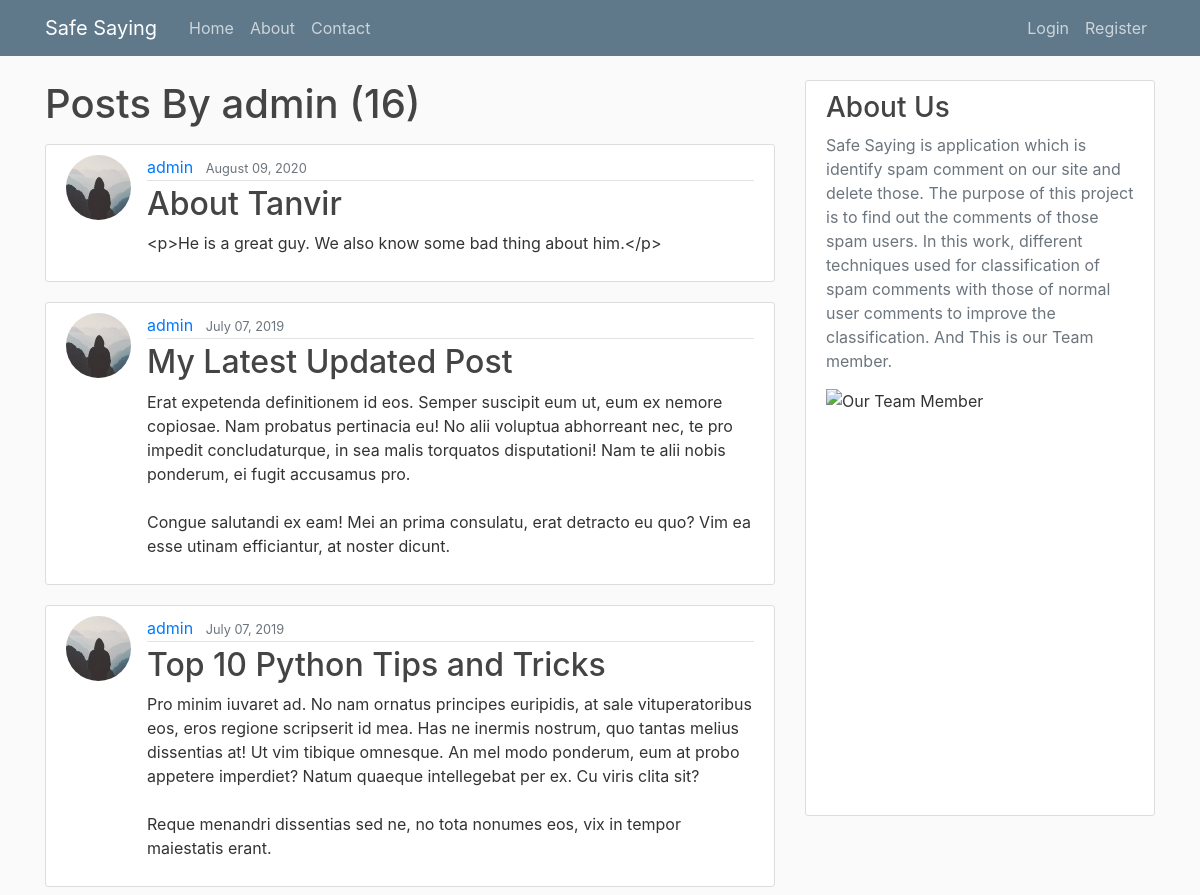
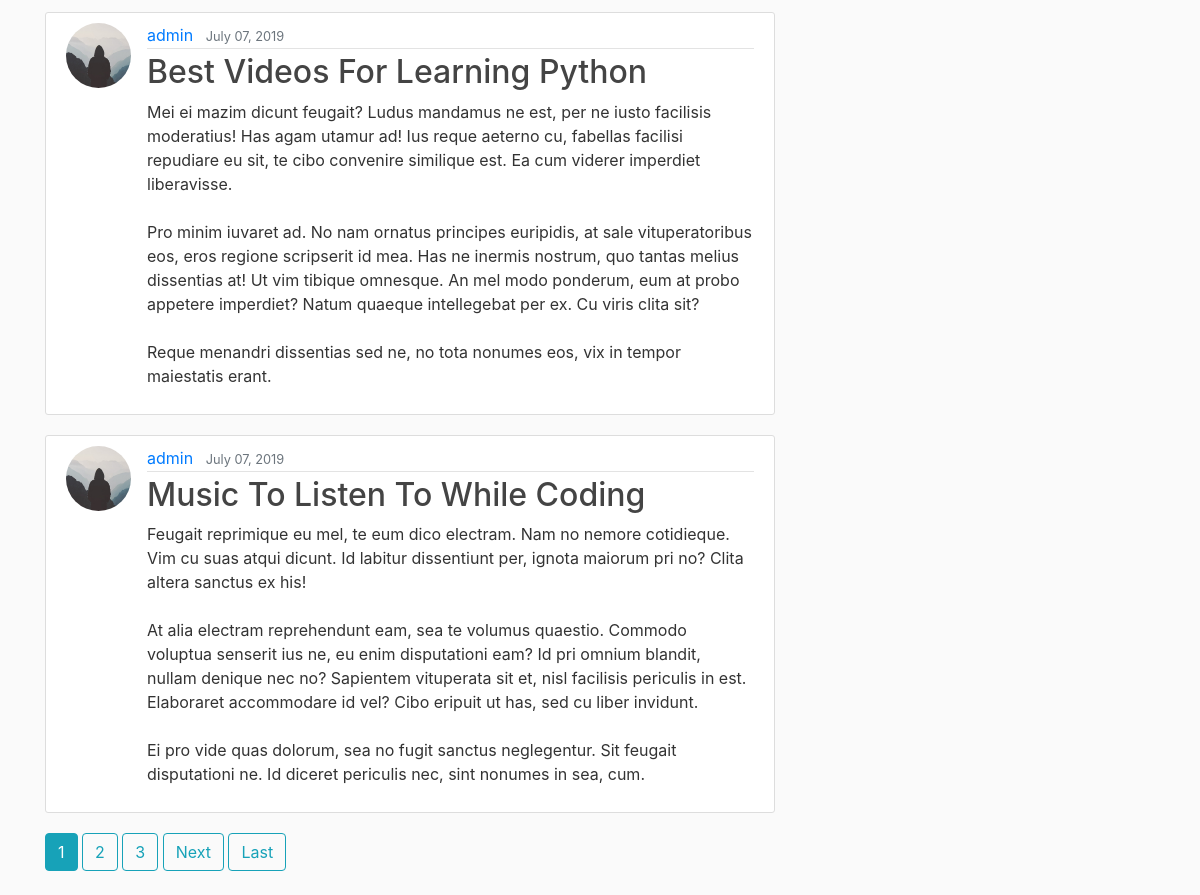
Screenshot of /user/admin/ with the database file from the repository (2 pictures, top to bottom).
### blog/models.py (models this page shows, shortened)
class Post(models.Model):
    author = models.ForeignKey(
        settings.AUTH_USER_MODEL, on_delete=models.CASCADE)
    title = models.CharField(max_length=100)
    content = models.TextField()
    liked = models.ManyToManyField(
        settings.AUTH_USER_MODEL, blank=True, related_name='liked')
    date_posted = models.DateTimeField(default=timezone.now)
    objects = PostManager()
    class Meta:
        ordering = ('-date_posted', )

### users/models.py (models this page shows, shortened)
class Profile(models.Model):
    user = models.OneToOneField(User, on_delete=models.CASCADE)
    image = models.ImageField(default='default.jpg', upload_to='profile_pics')

### blog/views.py (the view)
# urls.py: path('user/<str:username>/', UserPostListView.as_view(), name='user_posts'),
class UserPostListView(ListView):
    model = Post
    template_name = 'blog/user_posts.html'
    context_object_name = 'posts'
    paginate_by = 5
    def get_queryset(self):
        user = get_object_or_404(User, username=self.kwargs.get('username'))
        return Post.objects.filter(author=user).order_by('-date_posted')

### blog/templates/blog/user_posts.html (shortened to what this page needs)
{% extends "blog/base.html" %}
{% block content %}
    <h1 class="mb-3">Posts By {{view.kwargs.username}} ({{ page_obj.paginator.count }})</h1>
    {% for post in posts %}
        <article class="media content-section">
          <img class="rounded-circle article-img" src="{{ post.author.profile.image.url }}">
          <div class="media-body">
            <div class="article-metadata">
              <a class="mr-2" href="{% url 'user_posts' post.author.username %}">{{ post.author }}</a>
              <small class="text-muted">{{ post.date_posted|date:"F d, Y" }}</small>
            </div>
          <h2><a class="article-title" href="{% url 'post_detail' post.pk %}">{{ post.title }}</a></h2>
            <p class="article-content">{{ post.content }}</p>
          </div>
        </article>
    {% endfor %}
    {% if is_paginated %}
      {% for num in page_obj.paginator.page_range %}
        {% if page_obj.number == num %}
          <a class="btn btn-info mb-4" href="?page={{ num }}">{{ num }}</a>
        {% elif num > page_obj.number|add:'-3' and num < page_obj.number|add:'3' %}
          <a class="btn btn-outline-info mb-4" href="?page={{ num }}">{{ num }}</a>
        {% endif %}
      {% endfor %}
      {% if page_obj.has_next %}
        <a class="btn btn-outline-info mb-4" href="?page={{ page_obj.next_page_number }}">Next</a>
        <a class="btn btn-outline-info mb-4" href="?page={{ page_obj.paginator.num_pages }}">Last</a>
      {% endif %}
    {% endif %}
{% endblock content %}

### blog/templates/blog/base.html (shortened to what this page needs)
{% load static %}
<!DOCTYPE html>
<html>
<head>
  <link rel="stylesheet" href="https://maxcdn.bootstrapcdn.com/bootstrap/4.0.0/css/bootstrap.min.css"
>
  <link rel="stylesheet" href="https://use.fontawesome.com/releases/v5.6.3/css/all.css"
>
  <link rel="stylesheet" href="//cdn.jsdelivr.net/npm/medium-editor@latest/dist/css/medium-editor.min.css"
    type="text/css" media="screen" charset="utf-8">
  <link rel="stylesheet" type="text/css" href="{% static 'css/main.css' %}">
</head>
<body>
  <header class="site-header">
    <nav class="navbar navbar-expand-md navbar-dark bg-steel fixed-top">
      <div class="container">
        <a class="navbar-brand mr-4" href="{% url 'index' %}">Safe Saying</a>
        <div class="collapse navbar-collapse" id="navbarToggle">
          <div class="navbar-nav mr-auto">
            <a class="nav-item nav-link" href="{% url 'index' %}">Home</a>
            <a class="nav-item nav-link" href="{% url 'about' %}">About</a>
            <a class="nav-item nav-link" href="{% url 'contact' %}">Contact</a>
          </div>
          <div class="navbar-nav">
            {% if user.is_authenticated %}
            <a class="nav-item nav-link" href="{% url 'post_create' %}">New Post</a>
            <a class="nav-item nav-link" href="{% url 'profile' %}">Profile</a>
            <a class="nav-item nav-link" href="{% url 'logout' %}">Logout</a>
            {% else %}
            <a class="nav-item nav-link" href="{% url 'login' %}">Login</a>
            <a class="nav-item nav-link" href="{% url 'register' %}">Register</a>
            {% endif %}
          </div>
        </div>
      </div>
    </nav>
  </header>
  <main role="main" class="container">
    <div class="row">
      <div class="col-md-8">
        {% block content %}{% endblock %}
      </div>
      <div class="col-md-4">
        <div class="content-section">
          <h3>About Us</h3>
          <p class='text-muted'>Safe Saying is application which is identify spam comment on our site and delete those. The purpose of this project is to find out the comments of those spam users. In this work, different techniques used for classification of spam comments with those of normal user comments to improve the classification. And This is our Team member.
            <ul class="list-group">
                <img src="/media/US.jpg" alt="Our Team Member" style="height: 400px">
            </ul>
          </p>
        </div>
      </div>
    </div>
  </main>
</body>
</html>

### web/static/css/main.css (style rules this page uses)
body { background: #fafafa; color: #333333; margin-top: 5rem; }
h1, h2, h3, h4, h5, h6 { color: #444444; }
ul { margin: 0; }
.bg-steel { background-color: #5f788a; }
.site-header .navbar-nav .nav-link { color: #cbd5db; }
.content-section { background: #ffffff; padding: 10px 20px; border: 1px solid #dddddd; border-radius: 3px; margin-bottom: 20px; }
.article-title { color: #444444; }
.article-content { white-space: pre-line; }
.article-img { height: 65px; width: 65px; margin-right: 16px; }
.article-metadata { padding-bottom: 1px; margin-bottom: 4px; border-bottom: 1px solid #e3e3e3 }

### rows the page displays
Post: author.profile.image (placeholder picture), author "admin", date_posted "August 09, 2020", title "About Tanvir", content "<p>He is a great guy. We also know some bad thing about him.</p>"
Post: author.profile.image (placeholder picture), author "admin", date_posted "July 07, 2019", title "My Latest Updated Post", content "Erat expetenda definitionem id eos. Semper suscipit eum ut, eum ex nemore copiosae. Nam probatus pertinacia eu! No alii voluptua abhorreant nec, te pro impedit concludaturque, in sea malis torquatos disputationi! Nam te alii nobis ponderum, ei fugit accusamus pro. Congue salutandi ex eam! Mei an prima consulatu, erat detracto eu quo? Vim ea esse utinam efficiantur, at noster dicunt."
Post: author.profile.image (placeholder picture), author "admin", date_posted "July 07, 2019", title "Top 10 Python Tips and Tricks", content "Pro minim iuvaret ad. No nam ornatus principes euripidis, at sale vituperatoribus eos, eros regione scripserit id mea. Has ne inermis nostrum, quo tantas melius dissentias at! Ut vim tibique omnesque. An mel modo ponderum, eum at probo appetere imperdiet? Natum quaeque intellegebat per ex. Cu viris clita sit? Reque menandri dissentias sed ne, no tota nonumes eos, vix in tempor maiestatis erant."
Post: author.profile.image (placeholder picture), author "admin", date_posted "July 07, 2019", title "Best Videos For Learning Python", content "Mei ei mazim dicunt feugait? Ludus mandamus ne est, per ne iusto facilisis moderatius! Has agam utamur ad! Ius reque aeterno cu, fabellas facilisi repudiare eu sit, te cibo convenire similique est. Ea cum viderer imperdiet liberavisse. Pro minim iuvaret ad. No nam ornatus principes euripidis, at sale vituperatoribus eos, eros regione scripserit id mea. Has ne inermis nostrum, quo tantas melius dissentias at! Ut vim tibique omnesque. An mel modo ponderum, eum at probo appetere imperdiet? Natum quaeque intellegebat per ex. Cu viris clita sit? Reque menandri dissentias sed ne, no tota nonumes eos, vix in tempor maiestatis erant."
Post: author.profile.image (placeholder picture), author "admin", date_posted "July 07, 2019", title "Music To Listen To While Coding", content "Feugait reprimique eu mel, te eum dico electram. Nam no nemore cotidieque. Vim cu suas atqui dicunt. Id labitur dissentiunt per, ignota maiorum pri no? Clita altera sanctus ex his! At alia electram reprehendunt eam, sea te volumus quaestio. Commodo voluptua senserit ius ne, eu enim disputationi eam? Id pri omnium blandit, nullam denique nec no? Sapientem vituperata sit et, nisl facilisis periculis in est. Elaboraret accommodare id vel? Cibo eripuit ut has, sed cu liber invidunt. Ei pro vide quas dolorum, sea no fugit sanctus neglegentur. Sit feugait disputationi ne. Id diceret periculis nec, sint nonumes in sea, cum."

### other values shown
{{ view.kwargs.username }} "admin"
{{ page_obj.paginator.count }} "16"
{{ num }} "1"
{{ num }} "2" "3"
